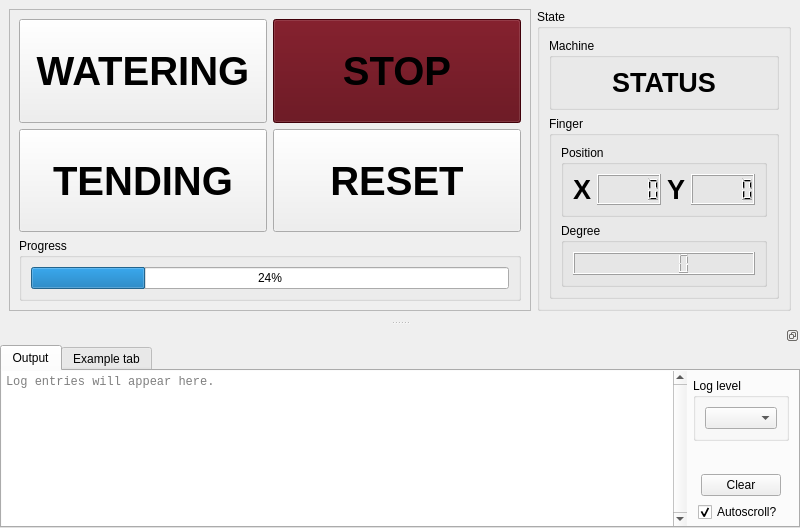
<?xml version="1.0" encoding="UTF-8"?>
<ui version="4.0">
 <class>MainWindow</class>
 <widget class="QMainWindow" name="MainWindow">
  <property name="geometry">
   <rect>
    <x>0</x>
    <y>0</y>
    <width>800</width>
    <height>528</height>
   </rect>
  </property>
  <property name="windowTitle">
   <string>Qt5 template</string>
  </property>
  <widget class="QWidget" name="central_widget">
   <layout class="QGridLayout" name="layout_grid_central_widget">
    <item row="0" column="0">
     <layout class="QHBoxLayout" name="horizontalLayout">
      <item>
       <widget class="QFrame" name="frame">
        <property name="frameShape">
         <enum>QFrame::StyledPanel</enum>
        </property>
        <property name="frameShadow">
         <enum>QFrame::Raised</enum>
        </property>
        <layout class="QVBoxLayout" name="verticalLayout_6">
         <item>
          <layout class="QGridLayout" name="gridLayout_4">
           <item row="0" column="0">
            <layout class="QGridLayout" name="buttonLayout">
             <property name="spacing">
              <number>-1</number>
             </property>
             <item row="0" column="1">
              <widget class="QPushButton" name="stopButton">
               <property name="sizePolicy">
                <sizepolicy hsizetype="Minimum" vsizetype="Minimum">
                 <horstretch>0</horstretch>
                 <verstretch>0</verstretch>
                </sizepolicy>
               </property>
               <property name="font">
                <font>
                 <pointsize>30</pointsize>
                 <weight>75</weight>
                 <bold>true</bold>
                </font>
               </property>
               <property name="styleSheet">
                <string notr="true">background-color: rgb(90, 0, 12);</string>
               </property>
               <property name="text">
                <string>STOP</string>
               </property>
              </widget>
             </item>
             <item row="0" column="0">
              <widget class="QPushButton" name="wateringButton">
               <property name="sizePolicy">
                <sizepolicy hsizetype="Minimum" vsizetype="Minimum">
                 <horstretch>0</horstretch>
                 <verstretch>0</verstretch>
                </sizepolicy>
               </property>
               <property name="font">
                <font>
                 <pointsize>30</pointsize>
                 <weight>75</weight>
                 <bold>true</bold>
                </font>
               </property>
               <property name="autoFillBackground">
                <bool>true</bool>
               </property>
               <property name="text">
                <string>WATERING</string>
               </property>
              </widget>
             </item>
             <item row="1" column="0">
              <widget class="QPushButton" name="tendingButton">
               <property name="sizePolicy">
                <sizepolicy hsizetype="Minimum" vsizetype="Minimum">
                 <horstretch>0</horstretch>
                 <verstretch>0</verstretch>
                </sizepolicy>
               </property>
               <property name="font">
                <font>
                 <pointsize>30</pointsize>
                 <weight>75</weight>
                 <bold>true</bold>
                </font>
               </property>
               <property name="autoFillBackground">
                <bool>true</bool>
               </property>
               <property name="text">
                <string>TENDING</string>
               </property>
              </widget>
             </item>
             <item row="1" column="1">
              <widget class="QPushButton" name="resetButton">
               <property name="sizePolicy">
                <sizepolicy hsizetype="Minimum" vsizetype="Minimum">
                 <horstretch>0</horstretch>
                 <verstretch>0</verstretch>
                </sizepolicy>
               </property>
               <property name="font">
                <font>
                 <pointsize>30</pointsize>
                 <weight>75</weight>
                 <bold>true</bold>
                </font>
               </property>
               <property name="autoFillBackground">
                <bool>true</bool>
               </property>
               <property name="text">
                <string>RESET</string>
               </property>
              </widget>
             </item>
            </layout>
           </item>
          </layout>
         </item>
         <item>
          <widget class="QGroupBox" name="progressBarBox">
           <property name="sizePolicy">
            <sizepolicy hsizetype="Preferred" vsizetype="Maximum">
             <horstretch>0</horstretch>
             <verstretch>0</verstretch>
            </sizepolicy>
           </property>
           <property name="title">
            <string>Progress</string>
           </property>
           <layout class="QVBoxLayout" name="verticalLayout_5">
            <item>
             <widget class="QProgressBar" name="progressBar">
              <property name="value">
               <number>24</number>
              </property>
             </widget>
            </item>
           </layout>
          </widget>
         </item>
        </layout>
       </widget>
      </item>
      <item>
       <layout class="QGridLayout" name="gridLayout_2">
        <item row="0" column="0">
         <widget class="QGroupBox" name="stateBox">
          <property name="title">
           <string>State</string>
          </property>
          <layout class="QVBoxLayout" name="verticalLayout">
           <item>
            <widget class="QGroupBox" name="stateMachineBox">
             <property name="title">
              <string>Machine</string>
             </property>
             <layout class="QVBoxLayout" name="verticalLayout_4">
              <item>
               <widget class="QLabel" name="stateMachineStatus">
                <property name="sizePolicy">
                 <sizepolicy hsizetype="Minimum" vsizetype="Preferred">
                  <horstretch>0</horstretch>
                  <verstretch>0</verstretch>
                 </sizepolicy>
                </property>
                <property name="font">
                 <font>
                  <pointsize>20</pointsize>
                  <weight>75</weight>
                  <bold>true</bold>
                 </font>
                </property>
                <property name="text">
                 <string>STATUS</string>
                </property>
                <property name="alignment">
                 <set>Qt::AlignCenter</set>
                </property>
               </widget>
              </item>
             </layout>
            </widget>
           </item>
           <item>
            <widget class="QGroupBox" name="stateFingerBox">
             <property name="title">
              <string>Finger</string>
             </property>
             <layout class="QVBoxLayout" name="verticalLayout_2">
              <item>
               <widget class="QGroupBox" name="stateFingerPositionBox">
                <property name="title">
                 <string>Position</string>
                </property>
                <layout class="QHBoxLayout" name="horizontalLayout_3">
                 <item>
                  <widget class="QLabel" name="stateFingerPositionLabelX">
                   <property name="font">
                    <font>
                     <pointsize>20</pointsize>
                     <weight>75</weight>
                     <bold>true</bold>
                    </font>
                   </property>
                   <property name="text">
                    <string>X</string>
                   </property>
                  </widget>
                 </item>
                 <item>
                  <widget class="QLCDNumber" name="stateFingerPositionValueX"/>
                 </item>
                 <item>
                  <widget class="QLabel" name="stateFingerPositionLabelY">
                   <property name="font">
                    <font>
                     <pointsize>20</pointsize>
                     <weight>75</weight>
                     <bold>true</bold>
                    </font>
                   </property>
                   <property name="text">
                    <string>Y</string>
                   </property>
                  </widget>
                 </item>
                 <item>
                  <widget class="QLCDNumber" name="stateFingerPositionValueY"/>
                 </item>
                </layout>
               </widget>
              </item>
              <item>
               <widget class="QGroupBox" name="stateFingerDegreeBox">
                <property name="title">
                 <string>Degree</string>
                </property>
                <layout class="QVBoxLayout" name="verticalLayout_3">
                 <item>
                  <widget class="QLCDNumber" name="stateFingerDegreeValue">
                   <property name="font">
                    <font>
                     <pointsize>20</pointsize>
                    </font>
                   </property>
                  </widget>
                 </item>
                </layout>
               </widget>
              </item>
             </layout>
            </widget>
           </item>
          </layout>
         </widget>
        </item>
       </layout>
      </item>
     </layout>
    </item>
   </layout>
  </widget>
  <widget class="QDockWidget" name="dock">
   <property name="features">
    <set>QDockWidget::DockWidgetFloatable|QDockWidget::DockWidgetMovable</set>
   </property>
   <property name="allowedAreas">
    <set>Qt::BottomDockWidgetArea|Qt::TopDockWidgetArea</set>
   </property>
   <property name="windowTitle">
    <string/>
   </property>
   <attribute name="dockWidgetArea">
    <number>8</number>
   </attribute>
   <widget class="QWidget" name="dock_contents">
    <layout class="QGridLayout" name="grid_layout_logger_dock_contents">
     <property name="leftMargin">
      <number>0</number>
     </property>
     <property name="topMargin">
      <number>0</number>
     </property>
     <property name="rightMargin">
      <number>0</number>
     </property>
     <property name="bottomMargin">
      <number>0</number>
     </property>
     <property name="horizontalSpacing">
      <number>6</number>
     </property>
     <item row="0" column="0">
      <widget class="QTabWidget" name="dock_tabs">
       <property name="minimumSize">
        <size>
         <width>400</width>
         <height>0</height>
        </size>
       </property>
       <property name="currentIndex">
        <number>0</number>
       </property>
       <widget class="QWidget" name="dock_tab_log_output">
        <attribute name="title">
         <string>Output</string>
        </attribute>
        <layout class="QGridLayout" name="grid_layout_dock_tab_log_output">
         <property name="leftMargin">
          <number>0</number>
         </property>
         <property name="topMargin">
          <number>0</number>
         </property>
         <property name="rightMargin">
          <number>9</number>
         </property>
         <property name="bottomMargin">
          <number>0</number>
         </property>
         <item row="0" column="0" rowspan="6">
          <widget class="QPlainTextEdit" name="ptextedit_log_output">
           <property name="font">
            <font>
             <family>Consolas</family>
            </font>
           </property>
           <property name="frameShape">
            <enum>QFrame::NoFrame</enum>
           </property>
           <property name="verticalScrollBarPolicy">
            <enum>Qt::ScrollBarAlwaysOn</enum>
           </property>
           <property name="readOnly">
            <bool>true</bool>
           </property>
           <property name="textInteractionFlags">
            <set>Qt::TextSelectableByMouse</set>
           </property>
           <property name="placeholderText">
            <string>Log entries will appear here.</string>
           </property>
          </widget>
         </item>
         <item row="4" column="1" alignment="Qt::AlignHCenter">
          <widget class="QCheckBox" name="chkbox_log_autoscroll">
           <property name="text">
            <string>Autoscroll?</string>
           </property>
           <property name="checked">
            <bool>true</bool>
           </property>
          </widget>
         </item>
         <item row="5" column="1">
          <spacer name="logger_dock_spacer_bottom">
           <property name="orientation">
            <enum>Qt::Vertical</enum>
           </property>
           <property name="sizeType">
            <enum>QSizePolicy::Fixed</enum>
           </property>
           <property name="sizeHint" stdset="0">
            <size>
             <width>0</width>
             <height>4</height>
            </size>
           </property>
          </spacer>
         </item>
         <item row="0" column="1">
          <spacer name="logger_dock_spacer_top">
           <property name="orientation">
            <enum>Qt::Vertical</enum>
           </property>
           <property name="sizeType">
            <enum>QSizePolicy::Fixed</enum>
           </property>
           <property name="sizeHint" stdset="0">
            <size>
             <width>0</width>
             <height>1</height>
            </size>
           </property>
          </spacer>
         </item>
         <item row="2" column="1">
          <spacer name="logger_dock_center">
           <property name="orientation">
            <enum>Qt::Vertical</enum>
           </property>
           <property name="sizeHint" stdset="0">
            <size>
             <width>20</width>
             <height>40</height>
            </size>
           </property>
          </spacer>
         </item>
         <item row="3" column="1" alignment="Qt::AlignHCenter">
          <widget class="QPushButton" name="btn_clear_log_output">
           <property name="text">
            <string>Clear</string>
           </property>
          </widget>
         </item>
         <item row="1" column="1" alignment="Qt::AlignHCenter">
          <widget class="QGroupBox" name="grpbox_log_level">
           <property name="sizePolicy">
            <sizepolicy hsizetype="Maximum" vsizetype="Maximum">
             <horstretch>0</horstretch>
             <verstretch>0</verstretch>
            </sizepolicy>
           </property>
           <property name="font">
            <font>
             <weight>50</weight>
             <italic>false</italic>
             <bold>false</bold>
            </font>
           </property>
           <property name="title">
            <string>Log level</string>
           </property>
           <layout class="QGridLayout" name="grid_layout_cmbox_log_level">
            <item row="1" column="0" alignment="Qt::AlignHCenter">
             <widget class="QComboBox" name="cmbox_log_level"/>
            </item>
           </layout>
          </widget>
         </item>
        </layout>
       </widget>
       <widget class="QWidget" name="dock_tab_example">
        <attribute name="title">
         <string>Example tab</string>
        </attribute>
       </widget>
      </widget>
     </item>
    </layout>
   </widget>
  </widget>
  <action name="menu_file_lock">
   <property name="text">
    <string>Lock</string>
   </property>
   <property name="shortcut">
    <string>Ctrl+L</string>
   </property>
  </action>
  <action name="menu_view_toggle_fullscreen">
   <property name="text">
    <string>Toggle fullscreen</string>
   </property>
   <property name="shortcut">
    <string>F11</string>
   </property>
  </action>
  <action name="menu_help_about">
   <property name="text">
    <string>About</string>
   </property>
  </action>
  <action name="menu_help_support">
   <property name="text">
    <string>Support</string>
   </property>
  </action>
  <action name="menu_file_exit">
   <property name="text">
    <string>Exit</string>
   </property>
   <property name="shortcut">
    <string>Shift+Esc</string>
   </property>
  </action>
 </widget>
 <resources>
  <include location="../resources/resources.qrc"/>
 </resources>
 <connections/>
</ui>
